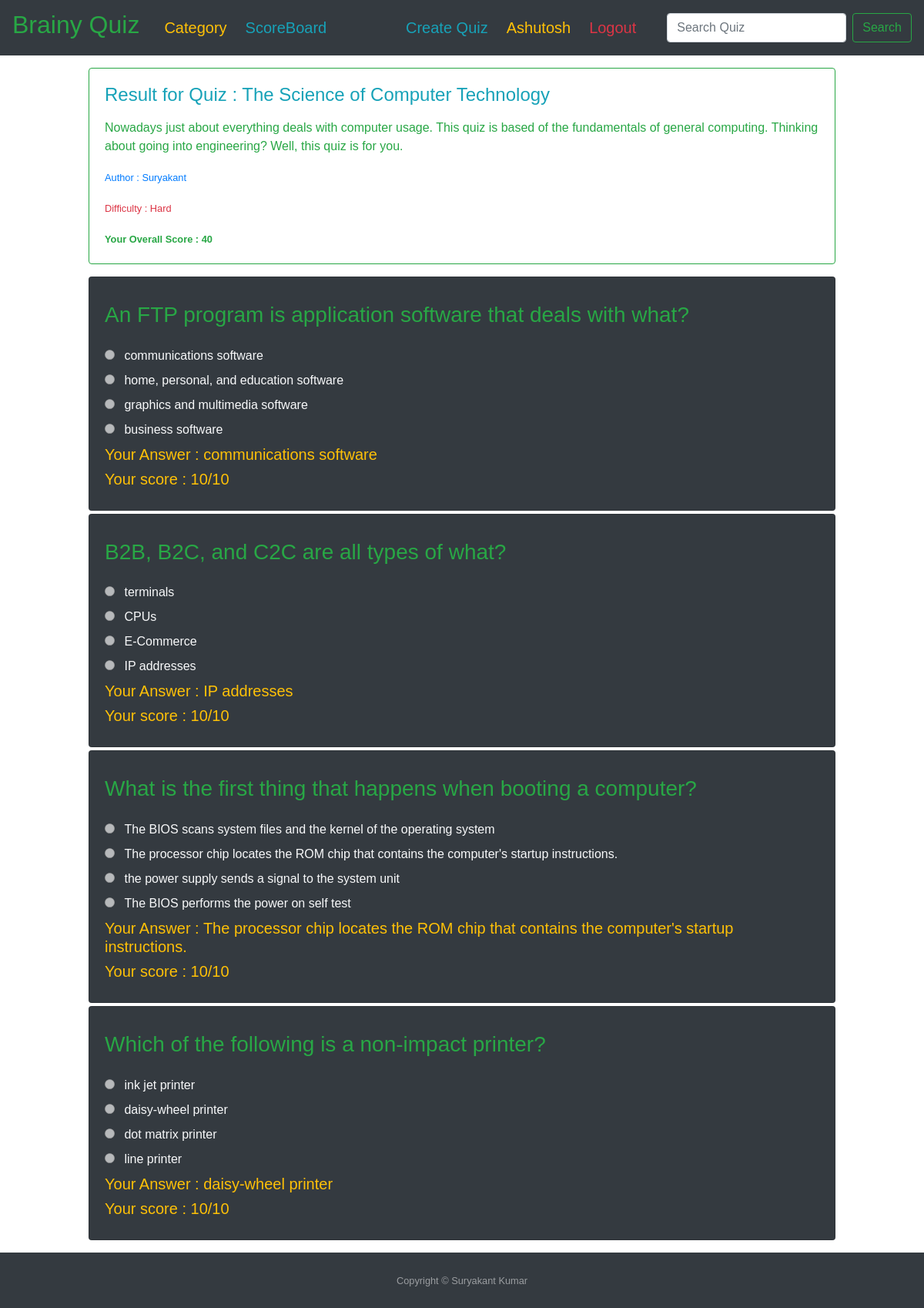
/quiz/1/result/ (signed in), run on the app's committed database.
### quiz/models.py (models this page shows, shortened)
class Quiz(models.Model):
    difficulty_choices = [
        ('H', 'Hard'),
        ('M', 'Medium'),
        ('E', 'Easy')
    ]
    title = models.CharField(max_length=200)
    description = models.TextField(max_length=1000, blank=True, null=True)
    average_score = models.IntegerField(default=0, blank=True, null=True)
    difficulty = models.CharField(max_length=10, choices=difficulty_choices, default='F')
    date_posted = models.DateTimeField(default=timezone.now)
    author = models.ForeignKey(User, null=False, blank=False, on_delete=models.CASCADE)
    category = models.ForeignKey(Category, null=False, blank=False, on_delete=models.CASCADE)
    class Meta:
        ordering = ['-date_posted']

class QuizWiseScore(models.Model):
    per_quiz_score = models.IntegerField(default=0)
    quiz = models.ForeignKey(Quiz, null=False, blank=False, on_delete=models.CASCADE)
    player = models.ForeignKey(User, null=False, blank=False, on_delete=models.CASCADE)

class Question(models.Model):
    title = models.CharField(max_length=400, blank=False, null=False)
    quiz = models.ForeignKey(Quiz, null=False, blank=False, on_delete=models.CASCADE)
    def __str__(self):
        return self.title
    class Meta:
        ordering = ['title']

class Option(models.Model):
    title = models.CharField(max_length=400, blank=False, null=False)
    correctness = models.BooleanField(default=False, null=False)
    question = models.ForeignKey(Question, null=False, blank=False, on_delete=models.CASCADE)
    def __str__(self):
        return '%s' % self.title

class QuestionWiseQuizScore(models.Model):
    per_question_score = models.IntegerField(default=0)
    answer_triggered = models.CharField(null=True, blank=True, max_length=400)
    quiz_id = models.ForeignKey(Quiz, null=False, blank=False, on_delete=models.CASCADE)
    player = models.ForeignKey(User, null=False, blank=False, on_delete=models.CASCADE)
    question = models.ForeignKey(Question, null=False, blank=False, on_delete=models.CASCADE)
    def __str__(self):
        return '%s  %s  %s' % (self.question, self.per_question_score, self.player)

### quiz/views.py (the view)
# urls.py: path('quiz/<int:quiz_id>/result/', views.quiz_result_view, name='quiz-result'),
def quiz_result_view(request, quiz_id):
    quiz = get_object_or_404(Quiz, pk=quiz_id)
    quiz_wise_score = get_object_or_404(QuizWiseScore, player=request.user, quiz=quiz_id)
    question_wise_score = QuestionWiseQuizScore.objects.filter(player=request.user, quiz_id=quiz_id)
    for q in question_wise_score:
        print(q, type(str(q)))
        print(q.answer_triggered)
        print(type(q.answer_triggered))
    template = "quiz/quiz_result.html"
    context = {"related_quiz": quiz,
               "quiz_wise_score": quiz_wise_score,
               "question_wise_score": question_wise_score}
    return render(request, template, context)

### quiz/templates/quiz/quiz_result.html (shortened to what this page needs)
{% extends 'base.html' %}
{% block content %}
<div class="col-12 col-md-10 mb-3 mx-auto mt-3">
    <div class="card border-success mb-3">
        <div class="card-body text-success">
            <h4 class="card-title text-info">
                Result for Quiz : {{ related_quiz.title }}
            </h4>
            <p class="card-text">
                {{ related_quiz.description|linebreaks }}
            </p>
            <p><small class="text-primary">
                    Author : {{ related_quiz.author.first_name }} {{ quiz.author.last_name }}
                </small></p>
            <p><small class="text-danger">
                    Difficulty : {{ related_quiz.get_difficulty_display }}
                </small></p>
            <small class="text-success"><b>
                    Your Overall Score : {{ quiz_wise_score.per_quiz_score }}
                </b></small>
        </div>
    </div>
    <div>
        {% for question in related_quiz.question_set.all %}
        <div class="card bg-dark text-light mb-1">
            <div class="card-body">
                <div class="mb-2">
                    <h4 class="card-title text-info">
                        <h3 class="card-text mb-4 text-success">
                            {{ question.title }}
                        </h3>
                        {% for option in question.option_set.all %}
                        {% if question.id == option.question.id %}
                        <div>
                            <input type="radio" class="mr-2" disabled>
                            <label>{{ option }}</label>
                        </div>
                        {% endif %}
                        {% endfor %}
                        {% for q in question_wise_score %}
                        {% if q.question == question %}
                        <h5 class="text-warning">Your Answer : {{ q.answer_triggered }}</h5>
                        <h5 class="text-warning">Your score : {{ q.per_question_score }}/10</h5>
                        {% endif %}
                        {% endfor %}
                    </h4>
                </div>
            </div>
        </div>
        {% endfor %}
    </div>
</div>
{% endblock %}

### templates/navbar.html (shortened to what this page needs)
<nav style="font-family: Comic Sans MS, cursive, sans-serif;" class="navbar navbar-dark bg-dark navbar-expand-lg">
    <a class="navbar-brand text-success mr-4" href="/">
        <h2>Brainy Quiz</h2>
    </a>
    <div class="collapse navbar-collapse" id="navbarSupportedContent">
        <ul class="navbar-nav mr-auto">
            <li class="nav-item active">
                <a class="nav-link mr-2 pb-0 text-warning" href="{% url 'category-list' %}">
                    <h5>Category</h5>
                </a>
            </li>
            <li class="nav-item active">
                <a class="nav-link mr-2 pb-0 text-info" href="{% url 'scoreboard' %}">
                    <h5>ScoreBoard</h5>
                </a>
            </li>
        </ul>
        <div class="navbar-nav mr-4">
            {% if user.is_authenticated %}
            <a class="nav-item nav-link active text-info pb-0 mr-2" href="{% url 'quiz-create' %}">
                <h5>Create
                    Quiz</h5>
            </a>
            <a class="nav-item nav-link active text-warning pb-0 mr-2" href="{% url 'profile' %}">
                <h5>{{ user.first_name }}</h5>
            </a>
            <a class="nav-item nav-link active text-danger pb-0 mr-2" href="{% url 'logout' %}">
                <h5>Logout</h5>
            </a>
            {% endif %}
        </div>
        <div class="">
            <form class="form-inline my-2 my-lg-0">
                <input class="form-control mr-sm-2" type="search" name="q" placeholder="Search Quiz"
                    aria-label="Search">
                <button class="btn btn-outline-success my-2 my-sm-0" type="submit">Search</button>
            </form>
        </div>
    </div>
</nav>

### data on the page
Quiz: title "The Science of Computer Technology", description "Nowadays just about everything deals with computer usage. This quiz is based of the fundamentals of general computing. Thinking about going into engineering? Well, this quiz is for you.", author.first_name "Suryakant", difficulty "Hard"
QuizWiseScore: per_quiz_score "40"
Question: title "An FTP program is application software that deals with what?"
Option: title "communications software"
Option: title "home, personal, and education software"
Option: title "graphics and multimedia software"
Option: title "business software"
QuestionWiseQuizScore: answer_triggered "communications software", per_question_score "10"
Question: title "B2B, B2C, and C2C are all types of what?"
Option: title "terminals"
Option: title "CPUs"
Option: title "E-Commerce"
Option: title "IP addresses"
QuestionWiseQuizScore: answer_triggered "IP addresses", per_question_score "10"
Question: title "What is the first thing that happens when booting a computer?"
Option: title "The BIOS scans system files and the kernel of the operating system"
Option: title "The processor chip locates the ROM chip that contains the computer's startup instructions."
Option: title "the power supply sends a signal to the system unit"
Option: title "The BIOS performs the power on self test"
QuestionWiseQuizScore: answer_triggered "The processor chip locates the ROM chip that contains the computer's startup instructions.", per_question_score "10"
Question: title "Which of the following is a non-impact printer?"
Option: title "ink jet printer"
Option: title "daisy-wheel printer"
Option: title "dot matrix printer"
Option: title "line printer"
QuestionWiseQuizScore: answer_triggered "daisy-wheel printer", per_question_score "10"

### other printed values
{{ user.first_name }} "Ashutosh"
